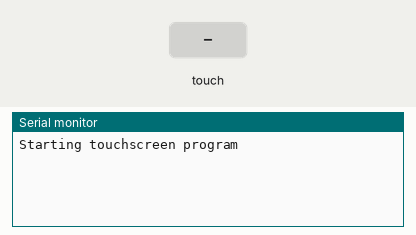
The sketch below on a simulated Arduino Uno, built with avr-gcc and run on an emulated ATmega328P. Shown: the last lines printed to the serial monitor. Inputs (shaded band) come from the test bench.

Above: at 1.2 s.
1.3 s: touch panel pressed at 13 % / 10 % of its raw x / y range
At 2.2 s:
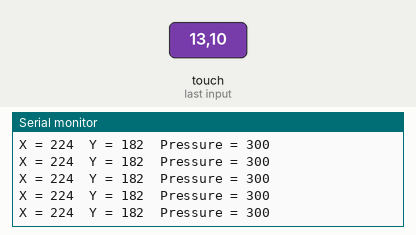
2.8 s: touch panel pressed at 38 % / 10 % of its raw x / y range
At 3.3 s:
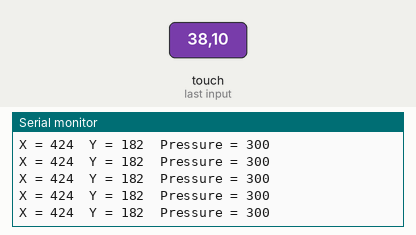

The sketch:

touchscreendemoshield.ino
```cpp
// Touch screen library with X Y and Z (pressure) readings as well
// as oversampling to avoid 'bouncing'
// This demo code returns raw readings, public domain

#include <stdint.h>
#include "TouchScreen.h"

// These are the pins for the shield!
#define YP A1  // must be an analog pin, use "An" notation!
#define XM A2  // must be an analog pin, use "An" notation!
#define YM 7   // can be a digital pin
#define XP 6   // can be a digital pin

#define MINPRESSURE 10
#define MAXPRESSURE 1000

// For better pressure precision, we need to know the resistance
// between X+ and X- Use any multimeter to read it
// For the one we're using, its 300 ohms across the X plate
TouchScreen ts = TouchScreen(XP, YP, XM, YM, 300);

void setup(void) {
  Serial.begin(9600);
  Serial.println("Starting touchscreen program");
}

void loop(void) {
  // a point object holds x y and z coordinates
  TSPoint p = ts.getPoint();

  // we have some minimum pressure we consider 'valid'
  // pressure of 0 means no pressing!
  if (p.z > MINPRESSURE && p.z < MAXPRESSURE) {
     Serial.print("X = "); Serial.print(p.x);
     Serial.print("\tY = "); Serial.print(p.y);
     Serial.print("\tPressure = "); Serial.println(p.z);
  }
}
```

Measured:
- after the input at 1.3 s, the serial monitor: prints a new line at once (image 1)
- after the input at 2.8 s, the serial monitor: prints a new line at once (image 2)
